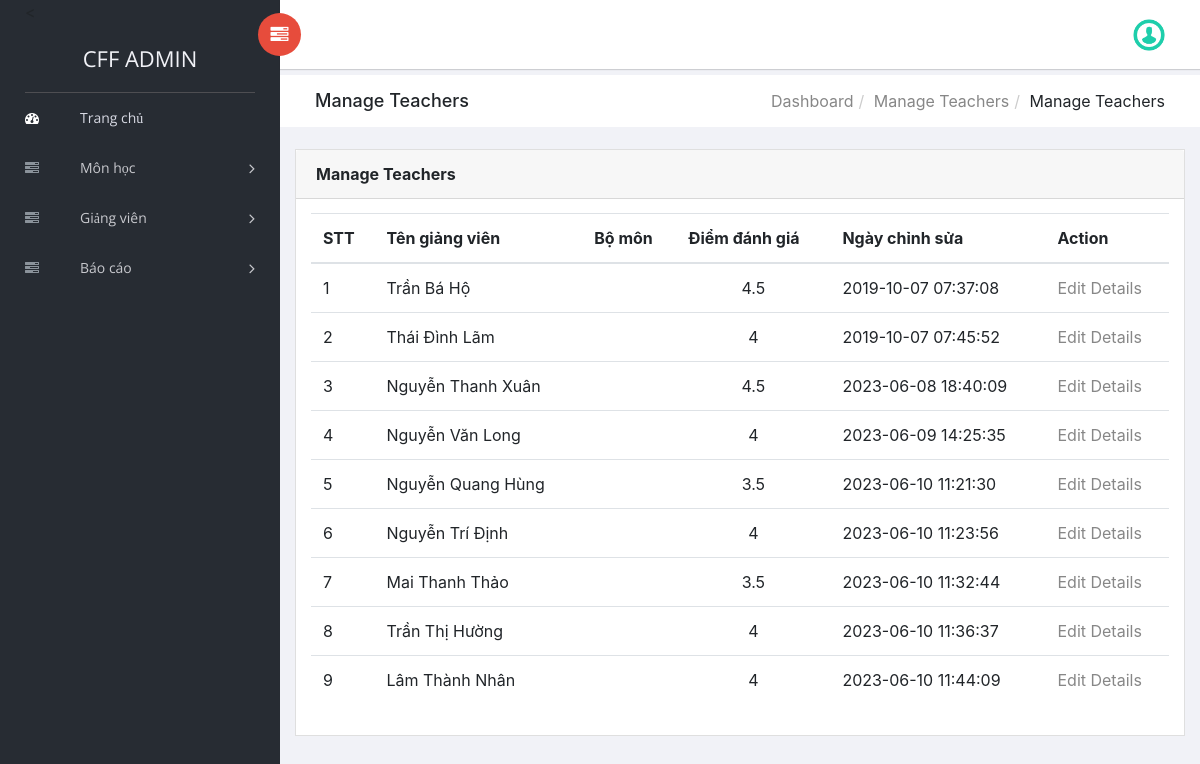
The page /CFF/admin/manage-teacher.php (signed in) on the database its author committed.
### tables this page shows
CREATE TABLE `tblteacher` (
  `ID` int(10) NOT NULL,
  `Name` varchar(120) DEFAULT NULL,
  `Picture` varchar(200) NOT NULL,
  `Email` varchar(120) DEFAULT NULL,
  `Qualifications` varchar(120) DEFAULT NULL,
  `danhgia` varchar(200) DEFAULT NULL,
  `youtube` varchar(255) DEFAULT NULL,
  `web` varchar(255) DEFAULT NULL,
  `mota` varchar(255) DEFAULT NULL,
  `RegDate` timestamp NOT NULL DEFAULT current_timestamp()
);

### CFF/admin/manage-teacher.php (the view, shortened to what this page needs)
<?php
include('includes/dbconnection.php');
if (strlen($_SESSION['trmsaid'] == 0)) {
    header('location:logout.php');
} else {
?>
    <!doctype html>
    <html class="no-js" lang="en">
    <head>
        <link rel="stylesheet" href="vendors/bootstrap/dist/css/bootstrap.min.css">
        <link rel="stylesheet" href="vendors/font-awesome/css/font-awesome.min.css">
        <link rel="stylesheet" href="vendors/themify-icons/css/themify-icons.css">
        <link rel="stylesheet" href="vendors/flag-icon-css/css/flag-icon.min.css">
        <link rel="stylesheet" href="vendors/selectFX/css/cs-skin-elastic.css">
        <link rel="stylesheet" href="assets/css/style.css">
    </head>
    <body>
        <?php include_once('includes/sidebar.php'); ?>
        <div id="right-panel" class="right-panel">
            <?php include_once('includes/header.php'); ?>
            <div class="breadcrumbs">
                <div class="col-sm-4">
                    <div class="page-header float-left">
                        <div class="page-title">
                            <h1>Manage Teachers</h1>
                        </div>
                    </div>
                </div>
                <div class="col-sm-8">
                    <div class="page-header float-right">
                        <div class="page-title">
                            <ol class="breadcrumb text-right">
                                <li><a href="dashboard.php">Dashboard</a></li>
                                <li><a href="manage-teacher.php">Manage Teachers</a></li>
                                <li class="active">Manage Teachers</li>
                            </ol>
                        </div>
                    </div>
                </div>
            </div>
            <div class="content mt-3">
                <div class="animated fadeIn">
                    <div class="row">
                        <div class="col-lg-12">
                            <div class="card">
                                <div class="card-header">
                                    <strong class="card-title">Manage Teachers</strong>
                                </div>
                                <div class="card-body">
                                    <table class="table">
                                        <thead>
                                            <tr>
                                            <tr>
                                                <th>STT</th>
                                                <th>Tên giảng viên</th>
                                                <th>Bộ môn</th>
                                                <th>Điểm đánh giá</th>
                                                <th>Ngày chỉnh sửa</th>
                                                <th>Action</th>
                                            </tr>
                                            </tr>
                                        </thead>
                                        <?php
                                        $sql = "SELECT * from tblteacher";
                                        $query = $dbh->prepare($sql);
                                        $query->execute();
                                        $results = $query->fetchAll(PDO::FETCH_OBJ);
                                        $cnt = 1;
                                        if ($query->rowCount() > 0) {
                                            foreach ($results as $row) {               ?>
                                                <tr>
                                                    <td><?php echo htmlentities($cnt); ?></td>
                                                    <td><?php echo htmlentities($row->Name); ?></td>
                                                    <td><?php echo htmlentities($row->TeacherSub); ?></td>
                                                    <td style="text-align:center"><?php echo htmlentities($row->danhgia); ?></td>
                                                    <td><?php echo htmlentities($row->RegDate); ?></td>
                                                    <td><a href="edit-teacher-detail.php?editid=<?php echo htmlentities($row->ID); ?>">Edit Details</a></td>
                                                </tr>
                                        <?php $cnt = $cnt + 1;
                                            }
                                        } ?>
                                    </table>
                                </div>
                            </div>
                        </div>
                    </div>
                </div>
            </div>
        </div>
    </body>
    </html>
<?php }  ?>

### rows shown on the page
tblteacher: Name "Trần Bá Hộ", danhgia "4.5", RegDate "2019-10-07 07:37:08"
tblteacher: Name "Thái Đình Lãm", danhgia "4", RegDate "2019-10-07 07:45:52"
tblteacher: Name "Nguyễn Thanh Xuân", danhgia "4.5", RegDate "2023-06-08 18:40:09"
tblteacher: Name "Nguyễn Văn Long", danhgia "4", RegDate "2023-06-09 14:25:35"
tblteacher: Name "Nguyễn Quang Hùng", danhgia "3.5", RegDate "2023-06-10 11:21:30"
tblteacher: Name "Nguyễn Trí Định", danhgia "4", RegDate "2023-06-10 11:23:56"
tblteacher: Name "Mai Thanh Thảo", danhgia "3.5", RegDate "2023-06-10 11:32:44"
tblteacher: Name "Trần Thị Hường", danhgia "4", RegDate "2023-06-10 11:36:37"
tblteacher: Name "Lâm Thành Nhân", danhgia "4", RegDate "2023-06-10 11:44:09"
